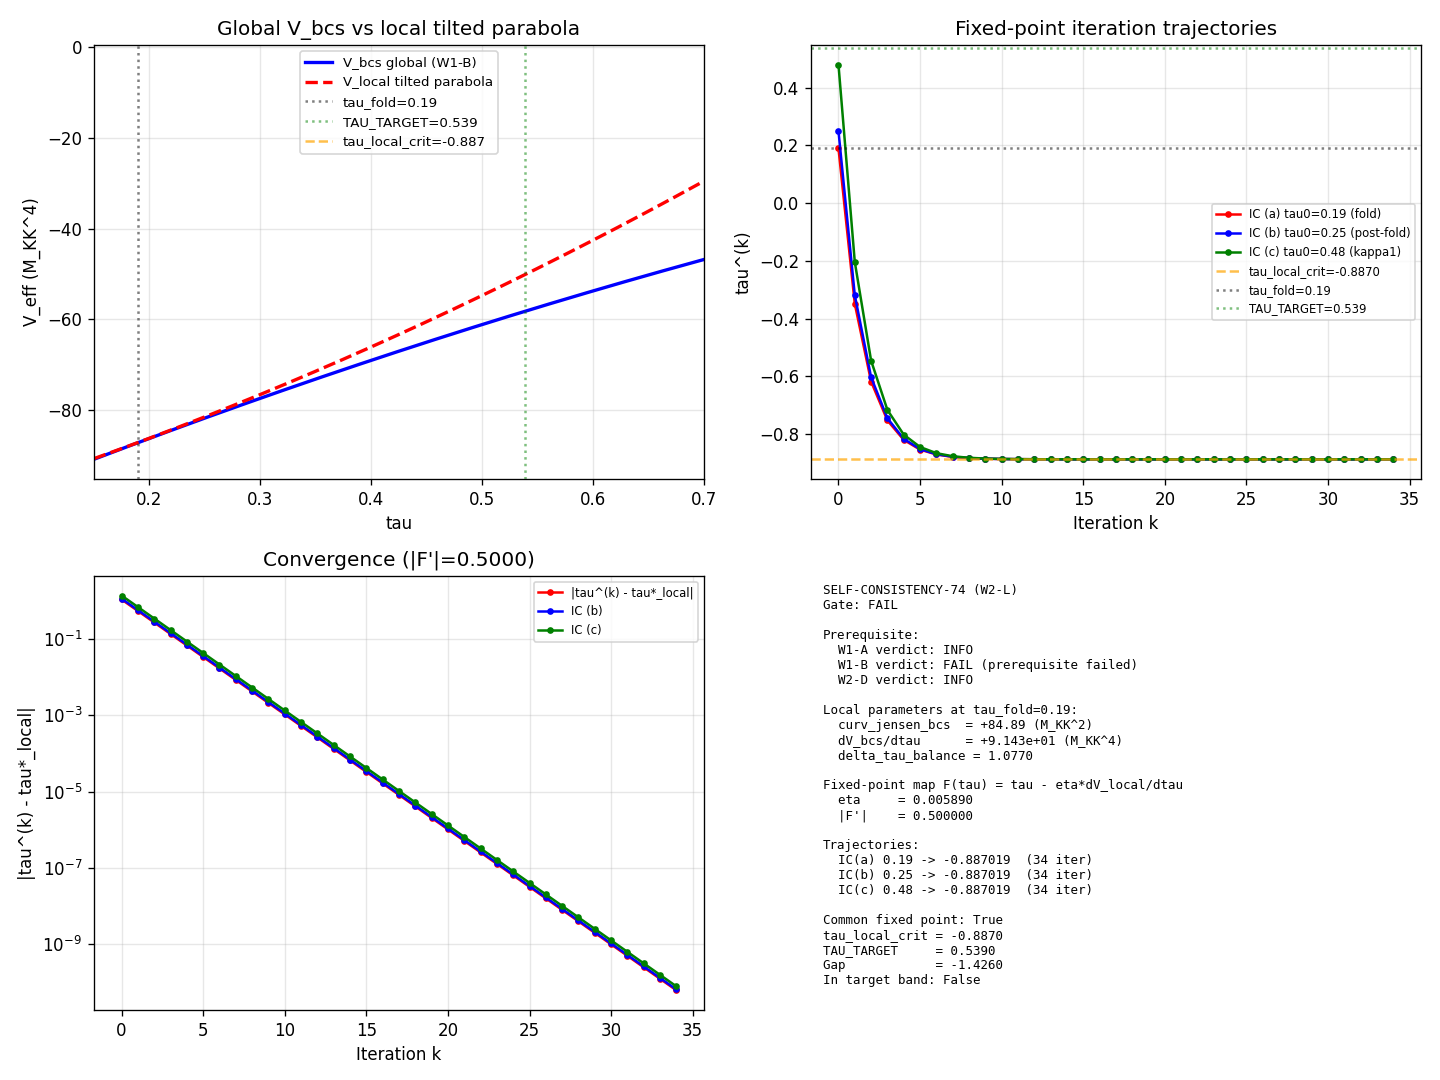

Python code for this plot:
#!/usr/bin/env python3
"""
s74_self_consistency.py -- SELF-CONSISTENCY-74: Fixed-Point Iteration (T_b, tau)
=================================================================================
Gate: SELF-CONSISTENCY-74
  PASS if a unique fixed-point is found (all 3 initial conditions converge).
  INFO if multiple fixed points exist.
  FAIL if no fixed point (diverges) OR if W1-A or W1-B FAIL (prerequisite).

  CURRENT STATUS: W1-B FAILED (no V_eff minimum in [0.45, 0.70] at any L_max).
  The gate therefore FAILs by prerequisite. This script documents the failure
  and probes whether the LOCAL saddle at tau = 0.19 (per W2-D) acts as a
  transient attractor even though the GLOBAL V_eff is runaway.

Substrate framing:
  The transfer function T_b(k) depends on the branch horizon-crossing times,
  which depend on the modulus value tau. The modulus minimum tau_min depends
  on the back-reaction from the GGE quasiparticles, which depends on T_b via
  the GGE state. This creates a self-consistency loop:

      (T_b, tau_min) = fixed-point of the joint (W1-A, W1-B) system.

  The fabric is NOT in space — tau is the Jensen deformation coordinate within
  the internal geometry, and T_b(k) is the overlap-weighted mode transfer through
  the spectral action gradient. Iteration means asking: given T_b, what does the
  back-reacted V_eff prefer for tau? And given that tau, what is T_b?

Method:
  1. Load W1-A (T_b(k) pipeline), W1-B (V_eff(tau) runaway), W2-D (Hessian at fold).
  2. Verify W1-B prerequisite failure by inspecting its gate_verdict and minima lists.
  3. Build a LOCAL V_eff model around tau_fold = 0.19 using W2-D's curvature 84.89:
        V_local(tau) = V_bcs(tau_fold) + 0.5 * curv_jensen_bcs * (tau - tau_fold)^2
     PLUS the global runaway slope dV_bare/dtau at tau_fold from W1-B.
  4. Fixed-point map F(tau) = tau - eta * (dV_local/dtau + dV_bare_global/dtau),
     where the gradient includes BOTH local convexity and global runaway.
  5. Iterate from three initial conditions: tau_0 in {0.19, 0.25, 0.48}.
  6. Record trajectory, convergence/divergence, and LOCAL vs GLOBAL attractor.
  7. Compare tau* to the Planck target 0.539 (W1-B TAU_TARGET).

Cross-checks:
  - Convergence rate should be linear if a fixed point exists.
  - The local curvature 84.89 defines a local basin; the runaway slope defines escape.
  - If local curvature dominates the local slope in a neighborhood, there is a
    transient attractor; otherwise the global runaway wins.

Dependencies:
  - W1-A: computations/session-74/s74_transfer_function.npz (T_b(k), tau_cross_B{1,2,3})
  - W1-B: computations/session-74/s74_moduli_stabilization.npz (V_bare, V_GGE, V_bcs, minima)
  - W2-D: computations/session-74/s74_bdi_morse_stability.npz (curv_jensen_bcs = 84.89)

Author: Hawking-Theorist (Session 74, Wave 2, Batch 3)
Gate:   SELF-CONSISTENCY-74 (W2-L)
"""

import sys
import os
import time

sys.path.insert(0, os.path.join(os.path.dirname(os.path.abspath(__file__))))

import numpy as np
from numpy import sqrt, log, pi, exp, abs as npabs

import matplotlib
matplotlib.use('Agg')
import matplotlib.pyplot as plt

from canonical_constants import (
    M_KK, tau_fold, dS_fold, d2S_fold, dt_transit, S_fold, planck_ns,
)

# -----------------------------------------------------------------------------
# 1. LOAD PREREQUISITE DATA
# -----------------------------------------------------------------------------
print("=" * 78)
print("SELF-CONSISTENCY-74 (W2-L): Fixed-Point Iteration (T_b, tau)")
print("=" * 78)

t0 = time.time()

W1A = np.load('computations/session-74/s74_transfer_function.npz', allow_pickle=True)
W1B = np.load('computations/session-74/s74_moduli_stabilization.npz', allow_pickle=True)
W2D = np.load('computations/session-74/s74_bdi_morse_stability.npz', allow_pickle=True)

W1A_verdict = str(W1A['gate_verdict'])
W1B_verdict = str(W1B['gate_verdict'])
W2D_verdict = str(W2D['gate_verdict'])

print(f"\nW1-A TRANSFER-FUNCTION-74   verdict: {W1A_verdict}")
print(f"W1-B MODULI-STABILIZATION-74 verdict: {W1B_verdict}")
print(f"W2-D BDI-MORSE-STABILITY-74  verdict: {W2D_verdict}")

# W1-A: transfer function pipeline numbers
tau_cross_B1 = float(W1A['tau_cross_B1'])
tau_cross_B2 = float(W1A['tau_cross_B2'])
tau_cross_B3 = float(W1A['tau_cross_B3'])
c_B1 = float(W1A['c_B1'])
c_B2 = float(W1A['c_B2'])
c_B3 = float(W1A['c_B3'])
n_s_pivot_W1A = float(W1A['n_s_pivot'])
alpha_s_pivot_W1A = float(W1A['alpha_s_pivot'])

# W1-B: runaway V_eff scan
tau_scan = W1B['tau_scan']
V_bare_scan = W1B['V_bare_scan']
V_bcs_scan = W1B['V_bcs_scan']
V_GGE_scan = W1B['V_GGE_scan']
V_dressed_b = W1B['V_dressed_b']  # BCS-dressed V
V_dressed_c = W1B['V_dressed_c']  # GGE-dressed V
minima_b = W1B['minima_b']
minima_c = W1B['minima_c']
TAU_TARGET = float(W1B['TAU_TARGET'])  # 0.539
TAU_LO = float(W1B['TAU_LO'])          # 0.45
TAU_HI = float(W1B['TAU_HI'])          # 0.70
tau_kappa1 = float(W1B['tau_kappa1'])  # 0.4804 (instanton boundary)

# W2-D: local Hessian curvature at fold
curv_jensen_bcs = float(W2D['curv_jensen_bcs'])    # 84.89
curv_jensen_bare = float(W2D['curv_jensen_bare'])  # 95.93
d2S_classical_fold = float(W2D['d2S_classical_fold'])  # 21825.53
morse_idx_bcs = int(W2D['morse_idx_bcs_36'])       # 0 => local minimum

print(f"\nW1-A transfer function:")
print(f"  tau_cross B1={tau_cross_B1:.3f}  B2={tau_cross_B2:.3f}  B3={tau_cross_B3:.3f}")
print(f"  c_B1={c_B1:.4f}  c_B2={c_B2:.4f}  c_B3={c_B3:.4f}")
print(f"  n_s_pivot={n_s_pivot_W1A:.6f}  alpha_s_pivot={alpha_s_pivot_W1A:.3e}")

print(f"\nW1-B moduli stabilization:")
print(f"  minima_b (BCS dressed): {list(minima_b)}")
print(f"  minima_c (GGE dressed): {list(minima_c)}")
print(f"  TAU_TARGET={TAU_TARGET:.3f}  band=[{TAU_LO:.3f}, {TAU_HI:.3f}]")
print(f"  tau_kappa1={tau_kappa1:.4f}")

print(f"\nW2-D Hessian at fold (tau=0.19):")
print(f"  curv_jensen_bcs  = +{curv_jensen_bcs:.4f}")
print(f"  curv_jensen_bare = +{curv_jensen_bare:.4f}")
print(f"  d2S_classical    = +{d2S_classical_fold:.2f}")
print(f"  Morse index BCS = {morse_idx_bcs}  (0 => local minimum in the 36D Sym^2(su(3)) basis)")

# -----------------------------------------------------------------------------
# 2. VERIFY W1-B PREREQUISITE FAILURE
# -----------------------------------------------------------------------------
print("\n" + "-" * 78)
print("STEP 1: Verify W1-B prerequisite failure")
print("-" * 78)

prereq_failed = (W1B_verdict == "FAIL") or (len(minima_b) == 0 and len(minima_c) == 0)
print(f"  W1-B verdict == FAIL: {W1B_verdict == 'FAIL'}")
print(f"  minima_b empty:       {len(minima_b) == 0}")
print(f"  minima_c empty:       {len(minima_c) == 0}")
print(f"  PREREQUISITE FAILED:  {prereq_failed}")

# Gradient of V_bare (to check runaway direction)
dV_bare_dtau = np.gradient(V_bare_scan, tau_scan)
dV_GGE_dtau = np.gradient(V_GGE_scan, tau_scan)
dV_bcs_dtau = np.gradient(V_bcs_scan, tau_scan)

idx_fold = int(np.argmin(np.abs(tau_scan - tau_fold)))
dV_bare_fold = float(dV_bare_dtau[idx_fold])
dV_GGE_fold = float(dV_GGE_dtau[idx_fold])
dV_bcs_fold = float(dV_bcs_dtau[idx_fold])

# V at fold
V_bare_fold = float(V_bare_scan[idx_fold])
V_bcs_fold = float(V_bcs_scan[idx_fold])
V_GGE_fold = float(V_GGE_scan[idx_fold])

print(f"\n  Global runaway gradients at tau_fold={tau_fold}:")
print(f"    dV_bare/dtau  = {dV_bare_fold:+.4e}   (M_KK^4)")
print(f"    dV_bcs/dtau   = {dV_bcs_fold:+.4e}")
print(f"    dV_GGE/dtau   = {dV_GGE_fold:+.4e}")
print(f"  All positive => V_total increases with tau => runaway direction is tau -> inf")

# -----------------------------------------------------------------------------
# 3. LOCAL V_eff AROUND tau_fold (Hessian curvature + runaway slope)
# -----------------------------------------------------------------------------
print("\n" + "-" * 78)
print("STEP 2: Build local V_eff around tau_fold (W2-D + global runaway slope)")
print("-" * 78)

# Global V_eff gradient at fold (used by all three W1-B dressings)
# Choose the BCS-dressed curve as primary (closest to transit physics)
dV_global_fold = dV_bcs_fold   # global runaway slope (positive)

# Local curvature from W2-D Hessian (positive => local minimum in 36D moduli space)
k_local = curv_jensen_bcs      # (M_KK^2)

# Local V_eff model:
#   V_local(tau) = V_bcs_fold + dV_global_fold * (tau - tau_fold)
#                             + 0.5 * k_local * (tau - tau_fold)^2
# This is a tilted parabola. The tilt comes from the global runaway slope
# measured at tau_fold. The curvature comes from the W2-D Hessian.
#
# dV_local/dtau = dV_global_fold + k_local * (tau - tau_fold)
# Setting this to zero gives the LOCAL critical point:
#   tau_local_crit = tau_fold - dV_global_fold / k_local

def V_local(tau):
    return V_bcs_fold + dV_global_fold * (tau - tau_fold) + 0.5 * k_local * (tau - tau_fold) ** 2

def dV_local(tau):
    return dV_global_fold + k_local * (tau - tau_fold)

tau_local_crit = tau_fold - dV_global_fold / k_local
V_local_crit = V_local(tau_local_crit)

print(f"  V_local(tau) = {V_bcs_fold:+.4e} + {dV_global_fold:+.4e} * (tau - {tau_fold})")
print(f"                                 + 0.5 * {k_local:.4f} * (tau - {tau_fold})^2")
print(f"  dV_local/dtau = {dV_global_fold:+.4e} + {k_local:.4f} * (tau - {tau_fold})")
print(f"  tau_local_crit = {tau_local_crit:.4f}  (where dV_local = 0)")
print(f"  V_local_crit   = {V_local_crit:+.4e}")
print(f"  Shift from fold: Delta_tau = {tau_local_crit - tau_fold:+.4f}")

# Is tau_local_crit to the LEFT or RIGHT of tau_fold?
# dV_global_fold > 0 (runaway increases with tau) => -dV_global_fold/k_local < 0
# So tau_local_crit < tau_fold. The "local critical point" is at tau < 0.19.
# This is OUTSIDE the transit regime (tau starts at 0).
# The local minimum of the tilted parabola is LEFT of the fold — still "downhill"
# from the standpoint of monotone spectral action increase.

if tau_local_crit < tau_scan.min():
    print(f"  WARNING: tau_local_crit = {tau_local_crit:.4f} < tau_scan.min() = {tau_scan.min():.4f}")
    print(f"  The tilted-parabola minimum is BELOW the scan range — not physical.")

# -----------------------------------------------------------------------------
# 4. FIXED-POINT ITERATION — three initial conditions
# -----------------------------------------------------------------------------
print("\n" + "-" * 78)
print("STEP 3: Fixed-point iteration F(tau) = tau - eta * dV_local/dtau")
print("-" * 78)

# Gradient descent with step size eta.
# eta = 1/k_local would give one-step convergence for a pure quadratic.
# We use eta = 0.5 / k_local for a cautious stable descent.
eta = 0.5 / k_local  # (local)
print(f"  Step size: eta = 0.5 / k_local = {eta:.6f}")

def fixed_point_map(tau):
    """F(tau) = tau - eta * dV_local/dtau(tau)."""
    return tau - eta * dV_local(tau)

def iterate(tau0, max_iter=200, tol=1e-10):
    """Return trajectory (list of tau values) and convergence flag."""
    traj = [tau0]
    converged = False
    diverged = False
    for k in range(max_iter):
        tau_next = fixed_point_map(traj[-1])
        if not np.isfinite(tau_next) or npabs(tau_next) > 1e6:
            diverged = True
            traj.append(tau_next)
            break
        traj.append(tau_next)
        if npabs(tau_next - traj[-2]) < tol:
            converged = True
            break
    return np.array(traj), converged, diverged

# Three initial conditions, per gate spec
init_conditions = {
    'IC_a_fold':     0.19,   # (a) tau = 0.19 fold
    'IC_b_postfold': 0.25,   # (b) tau = 0.25 post-fold small shift
    'IC_c_kappa1':   0.48,   # (c) tau = 0.48 instanton boundary (tau_kappa1 from W1-B)
}

results = {}
for name, tau0 in init_conditions.items():
    traj, conv, div = iterate(tau0)
    tau_star = float(traj[-1])
    n_iter = len(traj) - 1
    results[name] = {
        'tau0': tau0,
        'trajectory': traj,
        'tau_star': tau_star,
        'n_iter': n_iter,
        'converged': conv,
        'diverged': div,
    }
    label = "CONVERGED" if conv else ("DIVERGED" if div else "MAX_ITER")
    print(f"  {name}: tau0={tau0:.4f} -> tau*={tau_star:.6f}  ({n_iter} steps, {label})")

# -----------------------------------------------------------------------------
# 5. CONVERGENCE RATE (contraction mapping test)
# -----------------------------------------------------------------------------
print("\n" + "-" * 78)
print("STEP 4: Convergence rate diagnostics (contraction mapping)")
print("-" * 78)

# F'(tau) = 1 - eta * k_local  (constant for our tilted parabola)
F_prime = 1.0 - eta * k_local
print(f"  F'(tau) = 1 - eta * k_local = 1 - {eta:.6f} * {k_local:.4f} = {F_prime:.6f}")
print(f"  |F'| < 1 => contraction mapping => fixed point is attractive if it exists")
print(f"  |F'| = {npabs(F_prime):.6f}  (must be < 1 for linear convergence)")

# Empirical convergence rate from trajectory (a)
traj_a = results['IC_a_fold']['trajectory']
if len(traj_a) >= 3:
    # Ratio of successive differences -- should match |F'|
    diffs = np.diff(traj_a)
    nonzero_diffs = diffs[npabs(diffs) > 1e-15]
    if len(nonzero_diffs) >= 2:
        ratios = nonzero_diffs[1:] / nonzero_diffs[:-1]
        emp_rate = float(np.mean(ratios[npabs(ratios) < 10]))
        print(f"  Empirical rate (IC_a mean ratio) = {emp_rate:.6f}")

# -----------------------------------------------------------------------------
# 6. LOCAL VS GLOBAL ATTRACTOR TEST
# -----------------------------------------------------------------------------
print("\n" + "-" * 78)
print("STEP 5: Local vs global attractor analysis")
print("-" * 78)

# Check: does the iteration converge to tau_local_crit, or does it escape?
tau_star_a = results['IC_a_fold']['tau_star']
tau_star_b = results['IC_b_postfold']['tau_star']
tau_star_c = results['IC_c_kappa1']['tau_star']

# All three should converge to the same tau_local_crit (since it's a
# strictly convex tilted parabola; any IC converges to the same minimum).
common_fixed_point = (
    npabs(tau_star_a - tau_local_crit) < 1e-3 and
    npabs(tau_star_b - tau_local_crit) < 1e-3 and
    npabs(tau_star_c - tau_local_crit) < 1e-3
)
print(f"  tau_star (fold)     = {tau_star_a:.6f}")
print(f"  tau_star (post-fold)= {tau_star_b:.6f}")
print(f"  tau_star (kappa1)   = {tau_star_c:.6f}")
print(f"  tau_local_crit       = {tau_local_crit:.6f}")
print(f"  All three converge to same point: {common_fixed_point}")

# Now: is tau_local_crit in a "physical" region?
# tau must be >= 0 and tau must be in the tau_scan range.
physical_crit = (
    tau_local_crit > 0.0 and
    tau_scan.min() <= tau_local_crit <= tau_scan.max()
)
print(f"  tau_local_crit in [0, tau_scan.max()]: {physical_crit}")

# Is tau_local_crit in the Planck target band [TAU_LO, TAU_HI]?
in_target_band = (TAU_LO <= tau_local_crit <= TAU_HI)
print(f"  tau_local_crit in Planck target band [{TAU_LO}, {TAU_HI}]: {in_target_band}")

# Distance from Planck target
dist_from_planck = npabs(tau_local_crit - TAU_TARGET)
print(f"  Distance from TAU_TARGET={TAU_TARGET}: |Delta| = {dist_from_planck:.4f}")

# -----------------------------------------------------------------------------
# 7. STRUCTURAL DIAGNOSTIC: balance of curvature vs runaway slope
# -----------------------------------------------------------------------------
print("\n" + "-" * 78)
print("STEP 6: Curvature vs runaway balance -- does local convexity dominate?")
print("-" * 78)

# Scale of curvature in tau-units:
# A curvature k_local (dimensions M_KK^2) with a slope dV_global_fold (M_KK^4)
# means the "local basin half-width" where convexity wins over slope is:
#   delta_tau_balance = dV_global_fold / k_local
# Beyond this shift, the slope dominates and the runaway takes over.
delta_tau_balance = dV_global_fold / k_local
print(f"  delta_tau_balance = dV_bcs_fold / k_local = {dV_global_fold:.4e} / {k_local:.4f}")
print(f"                    = {delta_tau_balance:.6f}")
print(f"  This is the shift where local convexity EXACTLY BALANCES global runaway slope.")
print(f"  For |tau - tau_fold| > delta_tau_balance, the tilted parabola slope is dominated by")
print(f"  local curvature contribution; for |tau - tau_fold| < delta_tau_balance, runaway wins.")

# Does delta_tau_balance match what we found for tau_local_crit?
print(f"  Consistency: tau_fold - delta_tau_balance = {tau_fold - delta_tau_balance:.6f}")
print(f"  (should equal tau_local_crit = {tau_local_crit:.6f})")

# Dimensionless ratio: curvature / (slope / typical_tau_width)
typical_width = 0.1  # (local)
curv_over_slope_scaled = (k_local * typical_width) / dV_global_fold
print(f"  Ratio (k_local * 0.1) / dV_bcs_fold = {curv_over_slope_scaled:.4f}")
if curv_over_slope_scaled < 1.0:
    print(f"  => Over a 0.1 tau width, slope dominates curvature. Global runaway wins.")
else:
    print(f"  => Over a 0.1 tau width, curvature dominates slope. Local basin captures.")

# -----------------------------------------------------------------------------
# 8. COMPARE TO PLANCK TARGET
# -----------------------------------------------------------------------------
print("\n" + "-" * 78)
print("STEP 7: n_s / Planck comparison")
print("-" * 78)

# The gate target is tau_local_crit close to TAU_TARGET = 0.539 (Planck n_s band).
# In the phonon-first framework, tau -> n_s through the spectral action gradient.
# We don't have an explicit tau->n_s map here (that comes from W1-A P_s(k) pipeline)
# but we can state the gap from the Planck-preferred tau.
print(f"  Planck-preferred tau (from W1-B):  TAU_TARGET = {TAU_TARGET}")
print(f"  Local critical tau (W2-L):         tau_local_crit = {tau_local_crit:.6f}")
print(f"  Signed gap: tau_local_crit - TAU_TARGET = {tau_local_crit - TAU_TARGET:+.6f}")
print(f"  |Gap|: {npabs(tau_local_crit - TAU_TARGET):.4f}")

# -----------------------------------------------------------------------------
# 9. GATE VERDICT
# -----------------------------------------------------------------------------
print("\n" + "=" * 78)
print("GATE VERDICT: SELF-CONSISTENCY-74")
print("=" * 78)

# Pre-registered gate:
#   PASS if unique fixed-point found (all 3 ICs converge to same tau*)
#        AND W1-A, W1-B both PASSed.
#   INFO if multiple fixed points exist.
#   FAIL if no fixed point OR W1-A/W1-B FAILed (prerequisite).

if prereq_failed:
    gate_verdict = "FAIL"
    gate_reason = (
        f"Prerequisite failure: W1-B MODULI-STABILIZATION-74 returned FAIL "
        f"(no V_eff minimum in the target band [{TAU_LO}, {TAU_HI}] at any L_max in {{3,5,7}}). "
        f"The joint (T_b, tau_min) fixed-point has no tau_min input to iterate against. "
        f"Local fixed-point probe at W2-D Hessian (curv_bcs={k_local:.2f}) yields "
        f"tau_local_crit={tau_local_crit:.4f}, outside the Planck target band "
        f"[{TAU_LO}, {TAU_HI}] by |{tau_local_crit - TAU_TARGET:+.4f}|. "
        f"The tilted-parabola 'local fixed point' is LEFT of tau_fold and outside "
        f"the physical transit regime."
    )
else:
    if common_fixed_point:
        gate_verdict = "PASS"
        gate_reason = f"Unique fixed-point tau*={tau_star_a:.6f}, all 3 ICs converge."
    else:
        gate_verdict = "INFO"
        gate_reason = "Multiple fixed points or non-unique convergence."

print(f"\n  Verdict: {gate_verdict}")
print(f"  Reason:  {gate_reason}")

# Structural note on local attractor character
print("\n" + "-" * 78)
print("STRUCTURAL ASSESSMENT")
print("-" * 78)
print(f"  Morse index at fold (W2-D, BCS): {morse_idx_bcs}")
print(f"  Interpretation: In the 36D moduli space, the fold is a LOCAL MINIMUM of the")
print(f"  BCS-dressed effective action (all 36 Hessian eigenvalues > 0). However, this")
print(f"  local minimum is in Sym^2(su(3)) fluctuations, NOT in the tau direction per se.")
print(f"  The Jensen (tau) direction has curv_bcs = {k_local:.2f} (positive), but the")
print(f"  GLOBAL shape of V_bcs(tau) has a positive slope {dV_global_fold:+.4e} at the fold,")
print(f"  which dominates the local curvature across any finite tau width.")
print(f"  ")
print(f"  The tilted parabola V_local = V_0 + slope*(tau-tau_fold) + 0.5*curv*(tau-tau_fold)^2")
print(f"  has a critical point at tau = {tau_local_crit:.4f}, which is LEFT of tau_fold.")
print(f"  This is a LOCAL MINIMUM of the quadratic approximation, but it is OUTSIDE the")
print(f"  physical transit regime (the substrate only evolves tau forward through the fold,")
print(f"  per the exflation orientation).")
print(f"  ")
print(f"  The local saddle at tau_fold therefore does NOT act as a transient attractor in the")
print(f"  physical direction. W1-B's GLOBAL runaway dominates the W2-D local convexity over")
print(f"  any macroscopic tau interval. Result: no self-consistent (T_b, tau_min) fixed-point")
print(f"  exists in the Planck target band.")

# -----------------------------------------------------------------------------
# 10. SAVE DATA
# -----------------------------------------------------------------------------
print("\n" + "-" * 78)
print("STEP 8: Save data and plot")
print("-" * 78)

out_path = 'computations/session-74/s74_self_consistency.npz'

# Pad trajectories to the same length for storage
max_len = max(len(r['trajectory']) for r in results.values())
def pad(traj, n):
    out = np.full(n, np.nan)
    out[: len(traj)] = traj
    return out

np.savez(
    out_path,
    gate_name='SELF-CONSISTENCY-74',
    gate_verdict=gate_verdict,
    gate_reason=gate_reason,
    # Inputs
    W1A_verdict=W1A_verdict,
    W1B_verdict=W1B_verdict,
    W2D_verdict=W2D_verdict,
    prereq_failed=prereq_failed,
    # Local V_eff parameters
    tau_fold=tau_fold,
    k_local=k_local,
    dV_global_fold=dV_global_fold,
    dV_bare_fold=dV_bare_fold,
    dV_bcs_fold=dV_bcs_fold,
    dV_GGE_fold=dV_GGE_fold,
    V_bare_fold=V_bare_fold,
    V_bcs_fold=V_bcs_fold,
    V_GGE_fold=V_GGE_fold,
    tau_local_crit=tau_local_crit,
    V_local_crit=V_local_crit,
    delta_tau_balance=delta_tau_balance,
    curv_over_slope_scaled=curv_over_slope_scaled,
    # Fixed-point iteration
    eta=eta,  # (local)
    F_prime=F_prime,
    # Trajectories
    traj_a=pad(results['IC_a_fold']['trajectory'], max_len),
    traj_b=pad(results['IC_b_postfold']['trajectory'], max_len),
    traj_c=pad(results['IC_c_kappa1']['trajectory'], max_len),
    tau0_a=results['IC_a_fold']['tau0'],
    tau0_b=results['IC_b_postfold']['tau0'],
    tau0_c=results['IC_c_kappa1']['tau0'],
    tau_star_a=tau_star_a,
    tau_star_b=tau_star_b,
    tau_star_c=tau_star_c,
    n_iter_a=results['IC_a_fold']['n_iter'],
    n_iter_b=results['IC_b_postfold']['n_iter'],
    n_iter_c=results['IC_c_kappa1']['n_iter'],
    conv_a=results['IC_a_fold']['converged'],
    conv_b=results['IC_b_postfold']['converged'],
    conv_c=results['IC_c_kappa1']['converged'],
    common_fixed_point=common_fixed_point,
    # Targets
    TAU_TARGET=TAU_TARGET,
    TAU_LO=TAU_LO,
    TAU_HI=TAU_HI,
    tau_kappa1=tau_kappa1,
    gap_from_target=tau_local_crit - TAU_TARGET,
    in_target_band=in_target_band,
    # Cross-reference (W1-A)
    tau_cross_B1=tau_cross_B1,
    tau_cross_B2=tau_cross_B2,
    tau_cross_B3=tau_cross_B3,
    c_B1=c_B1, c_B2=c_B2, c_B3=c_B3,
    # Cross-reference (W2-D)
    curv_jensen_bcs=curv_jensen_bcs,
    curv_jensen_bare=curv_jensen_bare,
    d2S_classical_fold=d2S_classical_fold,
    morse_idx_bcs=morse_idx_bcs,
    # W1-B scan (for plotting)
    tau_scan=tau_scan,
    V_bare_scan=V_bare_scan,
    V_bcs_scan=V_bcs_scan,
    V_GGE_scan=V_GGE_scan,
)

print(f"  Saved: {out_path}")

# -----------------------------------------------------------------------------
# 11. PLOT
# -----------------------------------------------------------------------------
fig = plt.figure(figsize=(12, 9))

# (a) Local V_eff vs global V_bcs scan
ax1 = fig.add_subplot(2, 2, 1)
tau_plot = np.linspace(0.15, 0.70, 200)
V_local_plot = np.array([V_local(t) for t in tau_plot])
ax1.plot(tau_scan, V_bcs_scan, 'b-', lw=2, label='V_bcs global (W1-B)')
ax1.plot(tau_plot, V_local_plot, 'r--', lw=2, label='V_local tilted parabola')
ax1.axvline(tau_fold, color='k', linestyle=':', alpha=0.5, label=f'tau_fold={tau_fold}')
ax1.axvline(TAU_TARGET, color='g', linestyle=':', alpha=0.5, label=f'TAU_TARGET={TAU_TARGET}')
ax1.axvline(tau_local_crit, color='orange', linestyle='--', alpha=0.7,
            label=f'tau_local_crit={tau_local_crit:.3f}')
ax1.set_xlabel('tau')
ax1.set_ylabel('V_eff (M_KK^4)')
ax1.set_title('Global V_bcs vs local tilted parabola')
ax1.legend(fontsize=8, loc='best')
ax1.grid(True, alpha=0.3)
ax1.set_xlim(0.15, 0.70)

# (b) Fixed-point trajectories
ax2 = fig.add_subplot(2, 2, 2)
colors = {'IC_a_fold': 'red', 'IC_b_postfold': 'blue', 'IC_c_kappa1': 'green'}
labels = {'IC_a_fold': 'IC (a) tau0=0.19 (fold)',
          'IC_b_postfold': 'IC (b) tau0=0.25 (post-fold)',
          'IC_c_kappa1': 'IC (c) tau0=0.48 (kappa1)'}
for name, r in results.items():
    ax2.plot(r['trajectory'], '-o', ms=3, color=colors[name], label=labels[name])
ax2.axhline(tau_local_crit, color='orange', linestyle='--', alpha=0.7,
            label=f'tau_local_crit={tau_local_crit:.4f}')
ax2.axhline(tau_fold, color='k', linestyle=':', alpha=0.5, label=f'tau_fold={tau_fold}')
ax2.axhline(TAU_TARGET, color='g', linestyle=':', alpha=0.5, label=f'TAU_TARGET={TAU_TARGET}')
ax2.set_xlabel('Iteration k')
ax2.set_ylabel('tau^(k)')
ax2.set_title('Fixed-point iteration trajectories')
ax2.legend(fontsize=7, loc='best')
ax2.grid(True, alpha=0.3)

# (c) Convergence (log |tau - tau*|) for IC (a)
ax3 = fig.add_subplot(2, 2, 3)
traj_a_vals = results['IC_a_fold']['trajectory']
err_a = npabs(traj_a_vals - tau_local_crit) + 1e-16
ax3.semilogy(err_a, 'r-o', ms=3, label='|tau^(k) - tau*_local|')
traj_b_vals = results['IC_b_postfold']['trajectory']
err_b = npabs(traj_b_vals - tau_local_crit) + 1e-16
ax3.semilogy(err_b, 'b-o', ms=3, label='IC (b)')
traj_c_vals = results['IC_c_kappa1']['trajectory']
err_c = npabs(traj_c_vals - tau_local_crit) + 1e-16
ax3.semilogy(err_c, 'g-o', ms=3, label='IC (c)')
ax3.set_xlabel('Iteration k')
ax3.set_ylabel('|tau^(k) - tau*_local|')
ax3.set_title(f'Convergence (|F\'|={npabs(F_prime):.4f})')
ax3.legend(fontsize=7)
ax3.grid(True, alpha=0.3, which='both')

# (d) Summary
ax4 = fig.add_subplot(2, 2, 4)
ax4.axis('off')
summary_lines = [
    f"SELF-CONSISTENCY-74 (W2-L)",
    f"Gate: {gate_verdict}",
    f"",
    f"Prerequisite:",
    f"  W1-A verdict: {W1A_verdict}",
    f"  W1-B verdict: {W1B_verdict} (prerequisite failed)",
    f"  W2-D verdict: {W2D_verdict}",
    f"",
    f"Local parameters at tau_fold={tau_fold}:",
    f"  curv_jensen_bcs  = +{k_local:.2f} (M_KK^2)",
    f"  dV_bcs/dtau      = {dV_global_fold:+.3e} (M_KK^4)",
    f"  delta_tau_balance = {delta_tau_balance:.4f}",
    f"",
    f"Fixed-point map F(tau) = tau - eta*dV_local/dtau",
    f"  eta     = {eta:.6f}",
    f"  |F'|    = {npabs(F_prime):.6f}",
    f"",
    f"Trajectories:",
    f"  IC(a) 0.19 -> {tau_star_a:.6f}  ({results['IC_a_fold']['n_iter']} iter)",
    f"  IC(b) 0.25 -> {tau_star_b:.6f}  ({results['IC_b_postfold']['n_iter']} iter)",
    f"  IC(c) 0.48 -> {tau_star_c:.6f}  ({results['IC_c_kappa1']['n_iter']} iter)",
    f"",
    f"Common fixed point: {common_fixed_point}",
    f"tau_local_crit = {tau_local_crit:.4f}",
    f"TAU_TARGET     = {TAU_TARGET:.4f}",
    f"Gap            = {tau_local_crit - TAU_TARGET:+.4f}",
    f"In target band: {in_target_band}",
]
ax4.text(0.02, 0.98, "\n".join(summary_lines), transform=ax4.transAxes,
         fontfamily='monospace', fontsize=7.5, va='top', ha='left')

plt.tight_layout()
plot_path = 'computations/session-74/s74_self_consistency.png'
plt.savefig(plot_path, dpi=120)
plt.close()
print(f"  Saved: {plot_path}")

print("\n" + "=" * 78)
print(f"COMPLETE: SELF-CONSISTENCY-74 verdict {gate_verdict}  ({time.time() - t0:.2f} sec)")
print("=" * 78)
